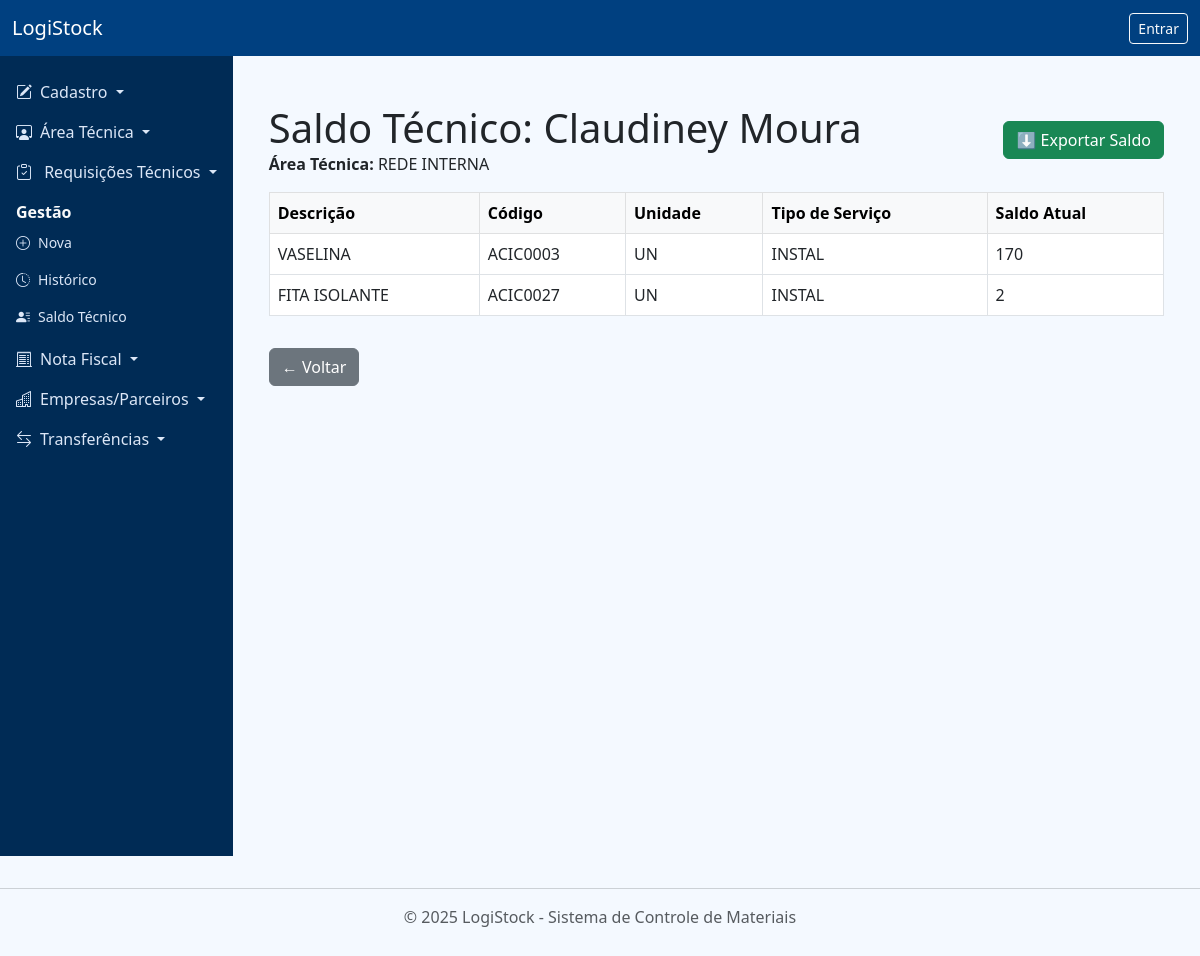
The page /saldo_tecnico/saldo_tecnico/1 on the database its author committed.
### app/models.py (models this page shows, shortened)
class Tecnico(db.Model):
    __tablename__ = 'tecnicos'
    id = db.Column(db.Integer, primary_key=True)
    nome = db.Column(db.String(150), nullable=False)
    matricula = db.Column(db.String(50), unique=True, nullable=False)
    cpf = db.Column(db.String(20), unique=True, nullable=False)
    telefone = db.Column(db.String(20))
    email = db.Column(db.String(100))
    area_tecnica = db.Column(db.String(100))
    status = db.Column(db.String(20), default='Ativo')
    estoque_tecnico = db.relationship('EstoqueTecnico', backref='tecnico_rel', lazy=True)

class EstoqueTecnico(db.Model):
    __tablename__ = 'estoque_tecnico'
    id = db.Column(db.Integer, primary_key=True)
    tecnico_id = db.Column(db.Integer, db.ForeignKey('tecnicos.id'), nullable=False)
    item_id = db.Column(db.Integer, db.ForeignKey('itens.id'), nullable=False)
    tipo_servico_id = db.Column(db.Integer, db.ForeignKey('tipos_servico.id'), nullable=False)
    quantidade = db.Column(db.Integer, default=0)
    tecnico = db.relationship('Tecnico')
    item = db.relationship('Item')
    tipo_servico = db.relationship('TipoServico')

class Item(db.Model):
    __tablename__ = 'itens'
    id = db.Column(db.Integer, primary_key=True)
    codigo = db.Column(db.String(50), unique=True, nullable=False)
    descricao = db.Column(db.String(200), nullable=False)
    unidade = db.Column(db.String(20), nullable=False)
    tipo_servico_id = db.Column(db.Integer, db.ForeignKey('tipos_servico.id'))
    valor = db.Column(db.Float, nullable=False)
    observacoes = db.Column(db.Text)

class TipoServico(db.Model):
    __tablename__ = 'tipos_servico'
    id = db.Column(db.Integer, primary_key=True)
    nome = db.Column(db.String(100), unique=True, nullable=False)
    empresa = db.Column(db.String(100))
    itens = db.relationship('Item', backref='tipo_servico_rel', lazy=True)

### app/routes/saldo_tecnico.py (the view)
@bp.route('/saldo_tecnico/<int:id_tecnico>', methods=['GET'])
def saldo_detalhado(id_tecnico):
    tecnico = Tecnico.query.get_or_404(id_tecnico)
    saldos = EstoqueTecnico.query.filter_by(tecnico_id=id_tecnico).all()
    return render_template('saldo_tecnico_detalhado.html', tecnico=tecnico, saldos=saldos)

### app/templates/saldo_tecnico_detalhado.html (shortened to what this page needs)
{% extends 'base.html' %}
{% block content %}
<div class="container mt-4">
  <div class="d-flex justify-content-between align-items-center mb-3">
    <div>
      <h3 class="display-6 mb-0">Saldo Técnico: {{ tecnico.nome }}</h3>
      <p class="mb-0"><strong>Área Técnica:</strong> {{ tecnico.area_tecnica }}</p>
    </div>
    <a href="{{ url_for('saldo_tecnico.exportar_saldo_tecnico', id_tecnico=tecnico.id) }}" class="btn btn-success">
      ⬇️ Exportar Saldo
    </a>
  </div>
  <div class="table-responsive">
    <table class="table table-bordered align-middle">
      <thead class="table-light">
        <tr>
          <th>Descrição</th>
          <th>Código</th>
          <th>Unidade</th>
          <th>Tipo de Serviço</th>
          <th>Saldo Atual</th>
        </tr>
      </thead>
      <tbody>
        {% for saldo in saldos %}
        <tr>
          <td>{{ saldo.item.descricao }}</td>
          <td>{{ saldo.item.codigo }}</td>
          <td>{{ saldo.item.unidade }}</td>
          <td>{{ saldo.tipo_servico.nome }}</td>
          <td>{{ saldo.quantidade }}</td>
        </tr>
        {% endfor %}
      </tbody>
    </table>
  </div>
  <div class="mt-3">
    <a href="{{ url_for('saldo_tecnico.exibir_saldo') }}" class="btn btn-secondary">← Voltar</a>
  </div>
</div>
{% endblock %}

### app/static/css/custom.css (style rules this page uses)
body { background-color: #f4f9ff; font-family: 'Segoe UI', sans-serif; }

### app/templates/base.html (style rules this page uses)
body { display: flex; min-height: 100vh; flex-direction: column; margin: 0; }

### rows shown on the page
Tecnico: nome "Claudiney Moura", area_tecnica "REDE INTERNA"
EstoqueTecnico: item.descricao "VASELINA", item.codigo "ACIC0003", item.unidade "UN", tipo_servico.nome "INSTAL", quantidade "170"
EstoqueTecnico: item.descricao "FITA ISOLANTE", item.codigo "ACIC0027", item.unidade "UN", tipo_servico.nome "INSTAL", quantidade "2"
